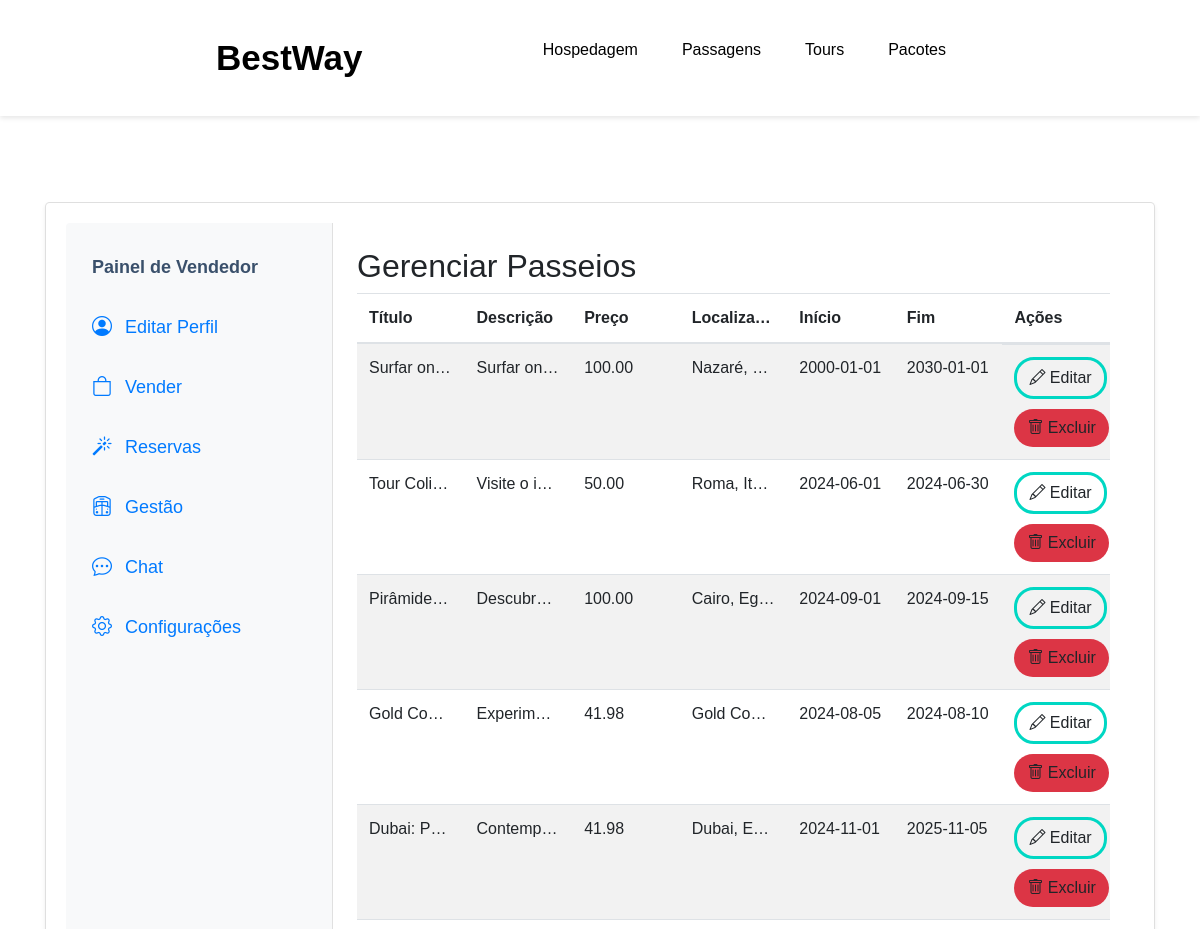
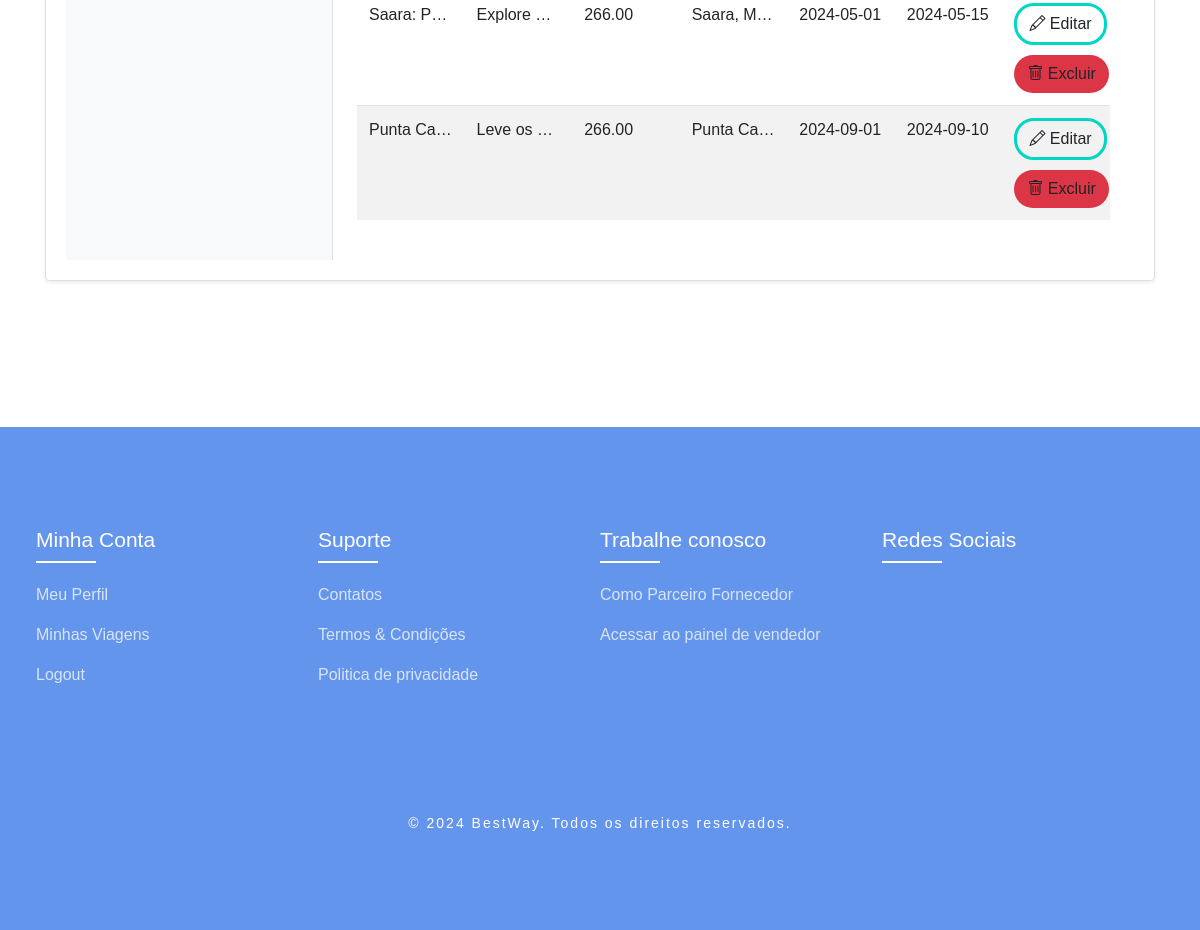
The app's page /public/vendedor/gestao_tours.php (signed in) with its own data (2 pictures, top to bottom).
### tables this page shows
CREATE TABLE `t_artigo` (
  `id` int(11) NOT NULL,
  `id_user` int(11) NOT NULL,
  `cat` int(11) NOT NULL,
  `subcat` int(11) NOT NULL,
  `titulo` varchar(50) NOT NULL,
  `descricao` varchar(255) NOT NULL,
  `preco` decimal(10,2) NOT NULL,
  `localizacao` varchar(150) DEFAULT NULL,
  `data_inicio` date NOT NULL,
  `data_fim` date NOT NULL,
  `estado` int(11) NOT NULL,
  `foto1` varchar(50) NOT NULL,
  `foto2` varchar(50) DEFAULT NULL,
  `foto3` varchar(50) DEFAULT NULL,
  `vendido` int(11) NOT NULL DEFAULT 0
);

### public/vendedor/gestao_tours.php (the view, shortened to what this page needs)
<?php
include '../../config/liga_bd.php';
$id_user_logado = $_SESSION['id'];
$sql = "SELECT id, titulo, descricao, preco, localizacao, data_inicio, data_fim, foto1, foto2, foto3
        FROM t_artigo
        WHERE id_user = ?";
$stmt = $ligacao->prepare($sql);
$stmt->bind_param("i", $id_user_logado);
$stmt->execute();
$result = $stmt->get_result();
?>
<!DOCTYPE html>
<html lang="pt-br">
<head>
    <link rel="stylesheet" href="../assets/css/styleperfil.css">
    <link rel="stylesheet" href="../../assets/css/style.css">
    <link href="https://cdn.jsdelivr.net/npm/bootstrap-icons/font/bootstrap-icons.css" rel="stylesheet">
    <link href="https://cdn.jsdelivr.net/npm/bootstrap@4.5.0/dist/css/bootstrap.min.css" rel="stylesheet">
</head>
<br><br><br>
<body>
    <header>
        <a href="../../index.html" style="font-size: 35px; font-weight: 600; color: black;">BestWay</a>
        <ul class="navbar">
            <li><a href="#home">Hospedagem</a></li>
            <li><a href="#package">Passagens</a></li>
            <li><a href="#destination">Tours</a></li>
            <li><a href="#contact">Pacotes</a></li>
        </ul>
    </header>
    <div class="container light-style flex-grow-1 container-p-y">
        <div class="card shadow-sm rounded-lg">
            <div class="row no-gutters">
                <div class="col-md-3 p-3 bg-light rounded-left menu-container">
                    <nav class="menu">
                        <a class="menu-item" style="color: #3A506B"><strong>Painel de Vendedor</strong></a>
                        <a class="menu-item" href="admin.php" onclick="showContent('profile');"><i class="bi bi-person-circle"></i> Editar Perfil</a>
                        <a class="menu-item" href="vender_opcoes.php"><i class="bi bi-bag"></i> Vender</a>
                        <a class="menu-item" href="gerenciar_reservas.php"><i class="bi bi-magic"></i> Reservas</a>
                        <a class="menu-item" href="gestao_opcoes.php"><i class="bi bi-train-freight-front"></i> Gestão</a>
                        <a class="menu-item" href="chat.php"><i class="bi bi-chat-dots"></i> Chat</a>
                        <a class="menu-item" href="configuracoes2.php"><i class="bi bi-gear"></i> Configurações</a>
                    </nav>
            </div>
            <div class="col-md-9">
                    <div class="tab-content p-4">
                <h2>Gerenciar Passeios</h2>
                <div class="table-responsive">
                    <table class="table table-striped">
                        <thead>
                            <tr>
                                <th>Título</th>
                                <th>Descrição</th>
                                <th>Preço</th>
                                <th>Localização</th>
                                <th>Início</th>
                                <th>Fim</th>
                                <th>Ações</th>
                            </tr>
                        </thead>
                        <tbody>
                            <?php while ($row = $result->fetch_assoc()): ?>
                                <tr>
                                    <td><?php echo htmlspecialchars($row['titulo']); ?></td>
                                    <td><?php echo htmlspecialchars($row['descricao']); ?></td>
                                    <td><?php echo htmlspecialchars($row['preco']); ?></td>
                                    <td><?php echo htmlspecialchars($row['localizacao']); ?></td>
                                    <td><?php echo htmlspecialchars($row['data_inicio']); ?></td>
                                    <td><?php echo htmlspecialchars($row['data_fim']); ?></td>
                                    <td class="action-btns">
                                        <button type="button" class="btn btn-edit" data-toggle="modal" data-target="#editModal" data-reserva-id="<?php echo $row['id']; ?>" data-titulo="<?php echo htmlspecialchars($row['titulo']); ?>" data-descricao="<?php echo htmlspecialchars($row['descricao']); ?>" data-preco="<?php echo htmlspecialchars($row['preco']); ?>" data-localizacao="<?php echo htmlspecialchars($row['localizacao']); ?>" data-data_inicio="<?php echo htmlspecialchars($row['data_inicio']); ?>" data-data_fim="<?php echo htmlspecialchars($row['data_fim']); ?>">
                                            <i class="bi bi-pencil"></i> Editar
                                        </button>
                                        <button type="button" class="btn btn-delete" data-toggle="modal" data-target="#confirmDeleteModal" data-reserva-id="<?php echo $row['id']; ?>">
                                            <i class="bi bi-trash"></i> Excluir
                                        </button>
                                    </td>
                                </tr>
                            <?php endwhile; ?>
                        </tbody>
                    </table>
                </div>
            </div>
        </div>
    </div>
        </div>
    </div>
    <br><br><br><br>
    <?php include '../../views/partials/footer.php' ?>
</body>
</html>

### assets/css/styleperfil.css (style rules this page uses)
body { background-image: url('images/fundo.png'); background-size: cover; background-position: center; font-family: 'San Francisco', 'Helvetica Neue', Arial, sans-serif; margin-top: 30px; color: #333; }
.container { max-width: 300px; margin: 30px auto; padding: 20px; }
.card { background: #ffffff; box-shadow: 0 1px 3px rgba(0, 0, 0, 0.1); padding: 20px; margin-bottom: 20px; }
.btn { background: #007aff; color: #ffffff; padding: 10px 20px; border-radius: 50px; font-size: 14px; transition: background-color 0.3s ease, transform 0.3s ease; }
.card, .btn { border-radius: 12px; }

### assets/css/style.css (style rules this page uses)
* { padding: 0; margin: 0; box-sizing: border-box; font-family: "Poppins", sans-serif; text-decoration: none; list-style: none; scroll-behavior: smooth; }
:root { --bg-color: #fff; --text-color: #221314; --second-color: #4169e1; --main-color: #6495ed; --big-font: 6rem; --h2-font: 3rem; --p-font: 1.1rem; }
body { background: var(--bg-color); color: var(--text-color); }
header { position: fixed; top: 0; right: 0; width: 100%; z-index: 100; display: flex; align-items: center; justify-content: space-between; background: transparent; padding: 30px 18%; transition: ease 0.4s; }
.btn { background: var(--main-color); color: white; padding: 12px 20px; border-radius: 5px; cursor: pointer; }
.navbar { display: flex; }
.navbar a { color: var(--bg-color); font-size: var(--p-font); font-weight: 500; padding: 10px 22px; border-radius: 4px; transition: ease 0.4s; }
body { font-family: Arial, sans-serif; margin: 0; padding: 0; background-color: #f4f4f4; }
@media (max-width: 1400px) { header { padding: 17px 3%; transition: 0.2s; } }
@media (max-width: 1400px) { :root { --big-font: 4.5rem; --h2-font: 2.3rem; --p-font: 1rem; transition: 0.2s; } }

### public/vendedor/gestao_tours.php (style rules this page uses)
body { margin-top: 100px; font-family: 'Poppins', sans-serif; }
header { position: fixed; top: 0; right: 0; width: 100%; z-index: 100; display: flex; align-items: center; justify-content: space-between; padding: 30px 18%; background-color: white; box-shadow: 0 2px 5px rgba(0, 0, 0, 0.1); }
.navbar { display: flex; }
.navbar a { color: black; }
.card { border-radius: 15px; overflow: hidden; background: #ffffff; box-shadow: 0 1px 3px rgba(0, 0, 0, 0.1); padding: 20px; margin-bottom: 20px; }
.menu-container { background-color: #f8f9fa; border-right: 1px solid #e0e0e0; }
.menu { display: flex; flex-direction: column; }
.menu-item { color: #007AFF; padding: 10px; margin: 5px 0; text-decoration: none; font-size: 18px; border-radius: 10px; transition: background-color 0.3s ease, transform 0.2s ease-in-out; }
.menu-item i { margin-right: 8px; font-size: 20px; }
.container { overflow: hidden; padding: 0 15px; }
.table-responsive { overflow-x: auto; -webkit-overflow-scrolling: touch; max-width: 100%; }
.table { width: 100%; table-layout: fixed; }
.table th, .table td { word-wrap: break-word; overflow: hidden; text-overflow: ellipsis; white-space: nowrap; }
.btn-edit { border: 3px solid #00d7c3; border-radius: 20px; }
.btn-delete { background-color: #dc3545; border-radius: 20px; }
.action-btns { display: flex; gap: 10px; flex-wrap: wrap; }

### records on screen
t_artigo: titulo "Surfar on…", descricao "Surfar on…", preco "100.00", localizacao "Nazaré,…", data_inicio "2000-01-01", data_fim "2030-01-01"
t_artigo: titulo "Tour Coli…", descricao "Visite o i…", preco "50.00", localizacao "Roma, Itália", data_inicio "2024-06-01", data_fim "2024-06-30"
t_artigo: titulo "Pirâmide…", descricao "Descubr…", preco "100.00", localizacao "Cairo, Egito", data_inicio "2024-09-01", data_fim "2024-09-15"
t_artigo: titulo "Gold Coa…", descricao "Experime…", preco "41.98", localizacao "Gold Coa…", data_inicio "2024-08-05", data_fim "2024-08-10"
t_artigo: titulo "Dubai: P…", descricao "Contemp…", preco "41.98", localizacao "Dubai, E…", data_inicio "2024-11-01", data_fim "2025-11-05"
t_artigo: titulo "Saara: P…", descricao "Explore a…", preco "266.00", localizacao "Saara, M…", data_inicio "2024-05-01", data_fim "2024-05-15"
t_artigo: titulo "Punta Ca…", descricao "Leve os…", preco "266.00", localizacao "Punta Ca…", data_inicio "2024-09-01", data_fim "2024-09-10"
